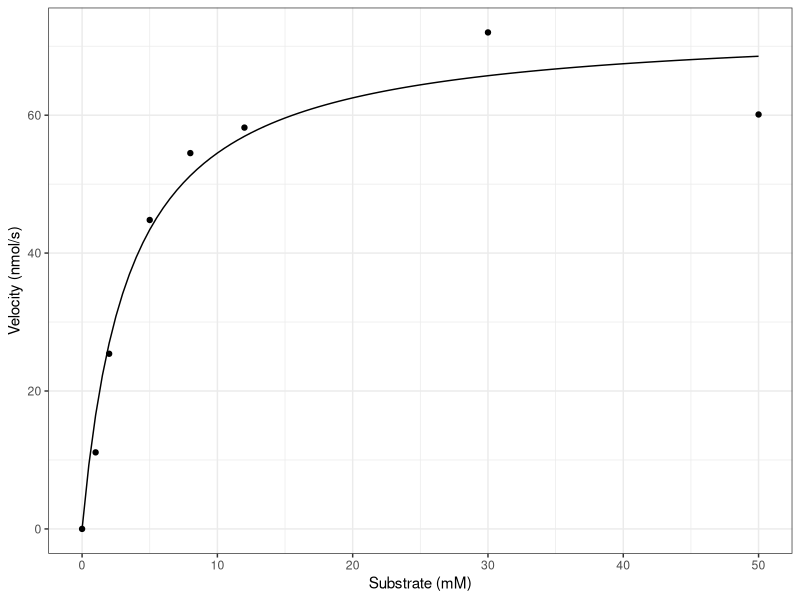

Generate this figure with R:


#Dummy data- the user should replace this with actual values
#The values of Vmax and Km can be taken from another function able to calculate them
S <- c(0,1,2,5,8,12,30,50)
V <- c(0,11.1,25.4,44.8,54.5,58.2,72.0,60.1)
Vmax <- 73.26
Km <- 3.44 

#we can define labels for the axes prior to plotting so we don't have to type them up over and over
Xlab <- "Substrate (mM)"  
Ylab <- "Velocity (nmol/s)"

#We make a data frame combining S and V called "endata

endata <-data.frame(S,V)

#We also need to create a function for the Michaelis-Menten curve we want to fit onto our graph
fun_MM <- function(x)y=Vmax*x/(x+Km)

#Now we unify this into a function resulting in the plotting of our graph through ggplot

mich.ment2 <-function (S,V) {
  library(ggplot2) 
  endata <-data.frame(S,V)
  enplot<-ggplot(endata, aes (x = S, y = V))+ geom_point() + 
    xlab(Xlab) +
    ylab(Ylab) +
    theme_bw() +
    stat_function(fun=fun_MM) + xlim(0, max(S)) #addition of the Michaelis Menten function to graph
  return(enplot)}

mich.ment2(S,V)